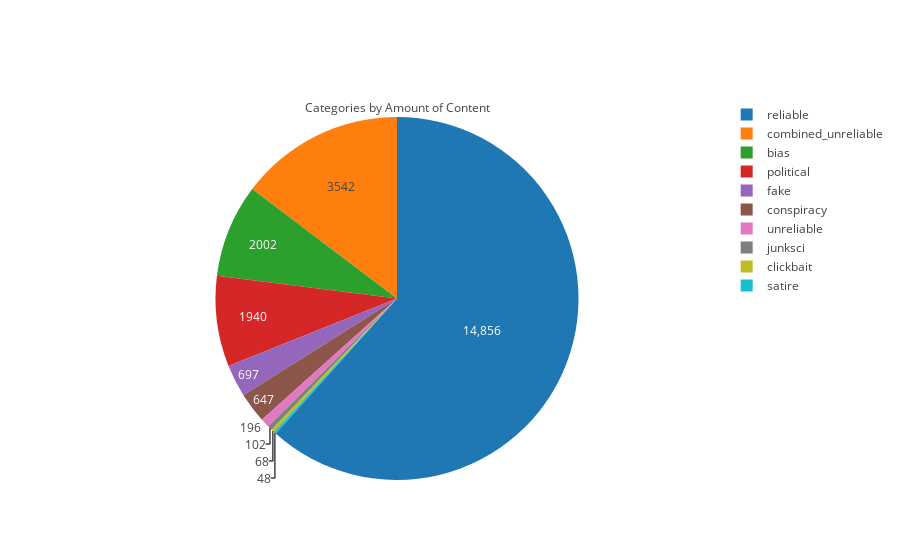

Notebook cell for this chart:
### Code cell
fig = py.get_figure('https://plot.ly/~osterburg/30', raw=True)
iplot(fig)

### Figure 1 — Plotly figure (JSON) as saved in the notebook; plotly's stock layout.template omitted (floating-point values rounded to 4 significant figures)
{"data": [{"hoverinfo": "label+percent", "labels": ["reliable", "combined_unreliable", "bias", "political", "fake", "conspiracy", "unreliable", "junksci", "clickbait", "satire"], "labelssrc": "osterburg:31:057740", "textinfo": "value", "title": {"text": "Categories by Amount of Content"}, "type": "pie", "uid": "0ec7edde-9bd4-45a1-b584-f3f53325650e", "values": [14856, 3542, 2002, 1940, 697, 647, 196, 102, 68, 48], "valuessrc": "osterburg:31:b758aa"}], "layout": {}}
